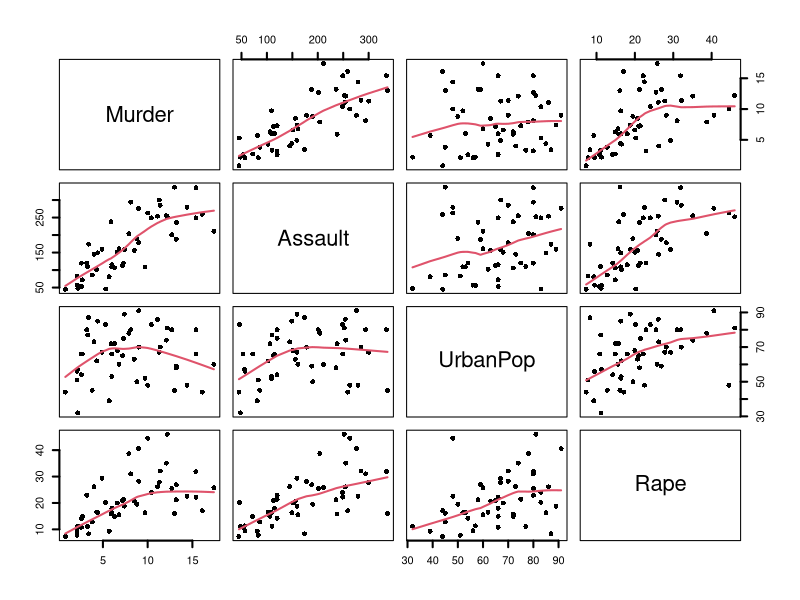
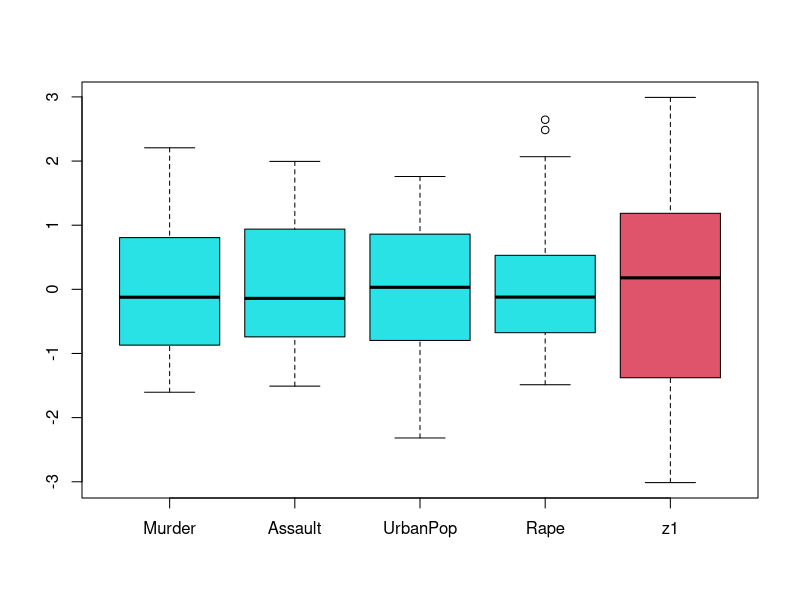
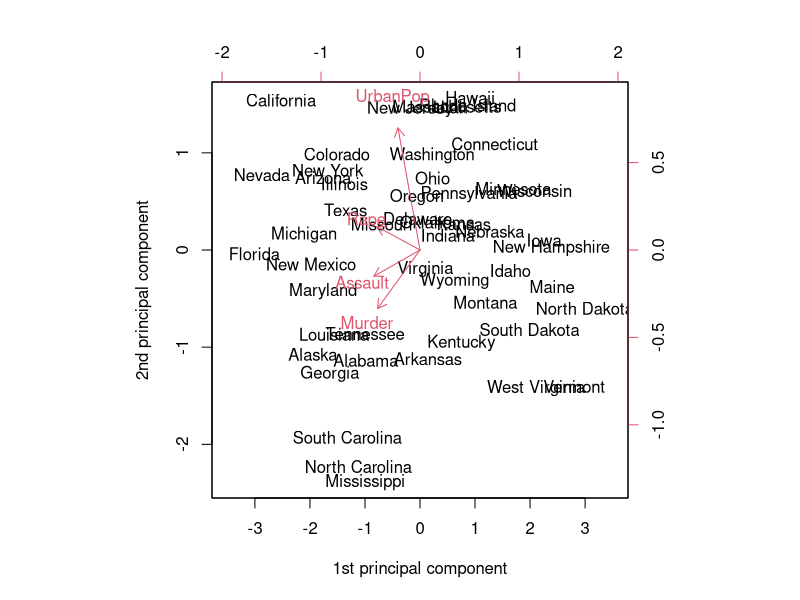
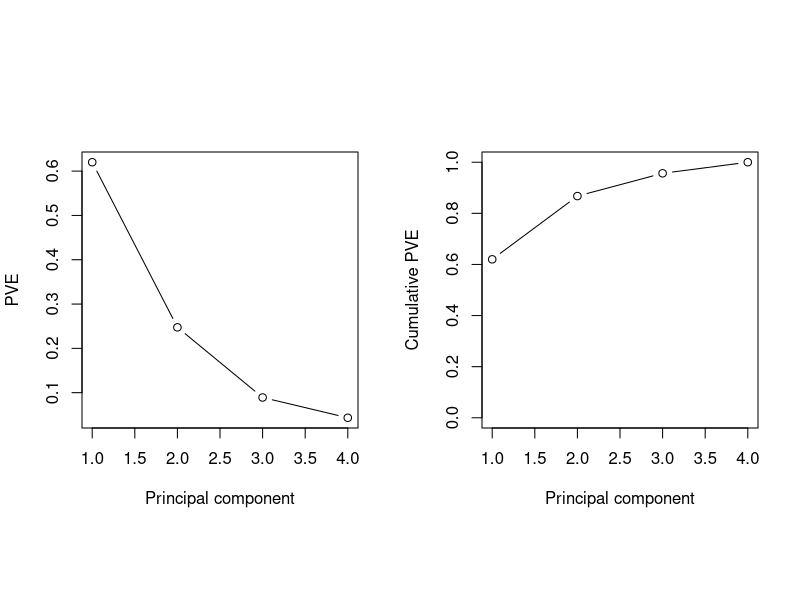
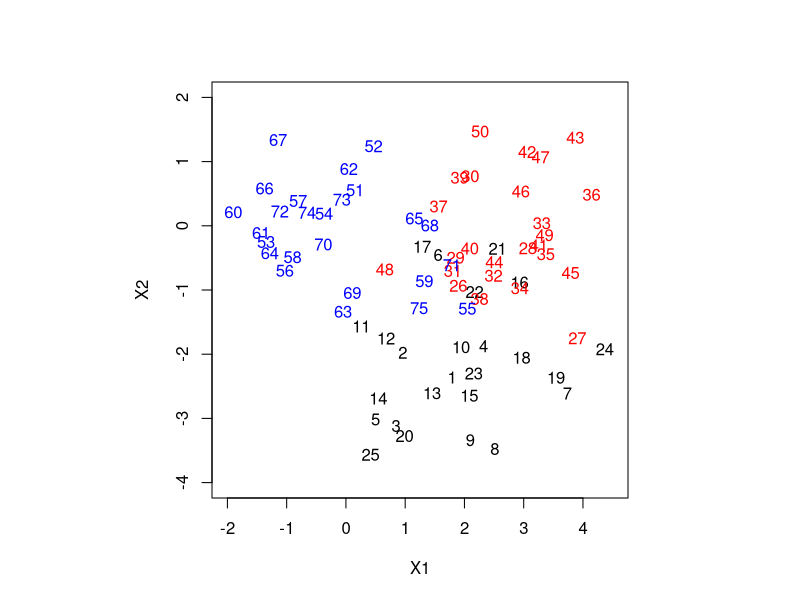
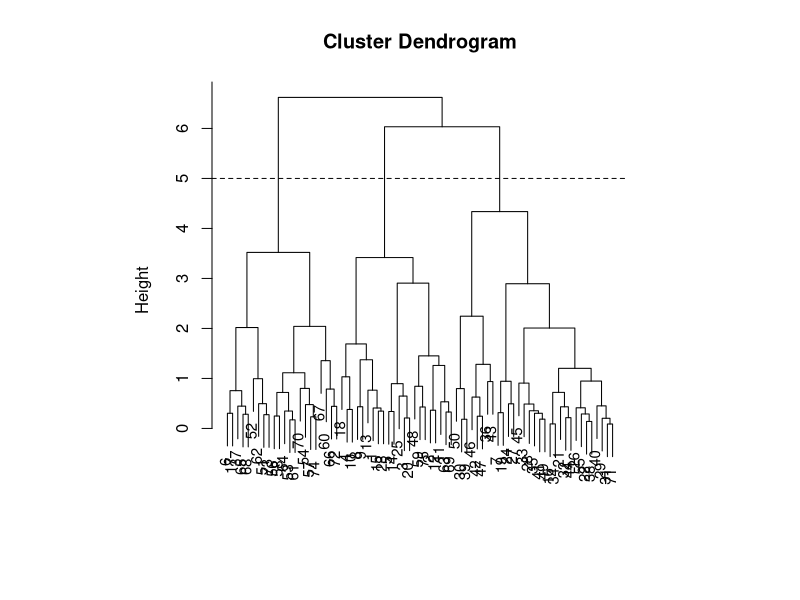
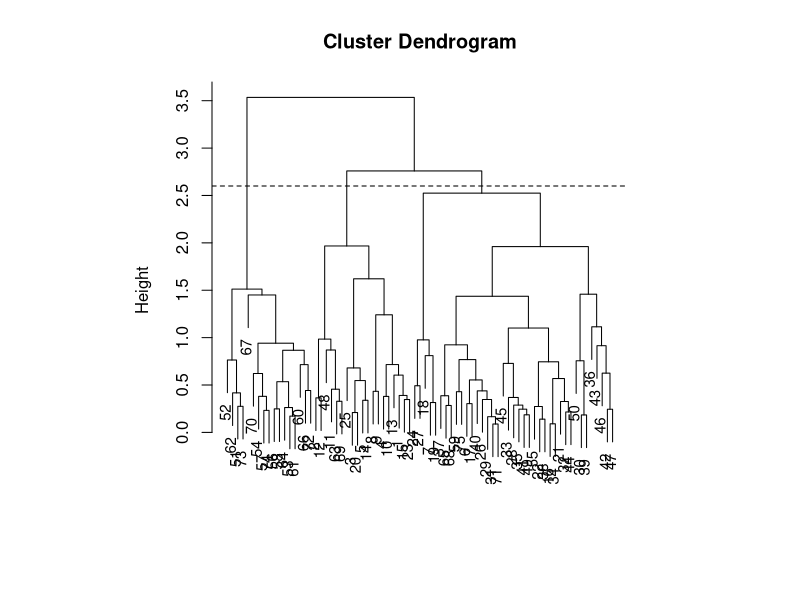
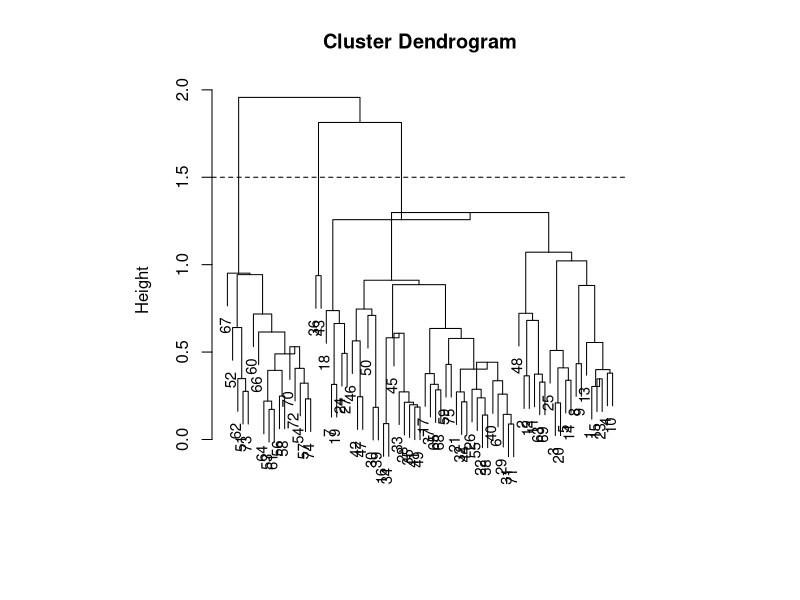

Write the R code that produced these figures, in order.
## ---- chunk 1
knitr::opts_chunk$set(echo = TRUE)
## ---- chunk 2
## Install the packages "MASS", "cluster"  ##

# install.packages("MASS")
# install.packages("cluster")
## ---- chunk 3
str(USArrests)
summary(USArrests)
## ---- chunk 4
pairs(USArrests, panel = panel.smooth, pch=16, lwd=2)
## ---- chunk 5
          
obj <- princomp(USArrests, # nota: potrei anche specificarlo come ogg formula con ~ (senza l'y) 
                cor=TRUE)  # voglio le variabili standardizzate
obj

## ---- chunk 6
obj$loadings
## ---- chunk 7
z1 <- -obj$scores[,1] # the sign of the scores is modified
boxplot(cbind(scale(USArrests), z1), col=c(rep(5,4),2))
## ---- chunk 8
phi1<--obj$loadings[,1] # the sign of the loadings is modified
phi1 # 1st principal component loadings
phi2<--obj$loadings[,2] # the sign of the loadings is modified
phi2 # 2nd principal component loadings
## ---- chunk 9
obj$loadings<--obj$loadings # the sign of the loadings is modified
obj$scores<--obj$scores # the sign of the scores is modified
biplot(obj, xlab="1st principal component", ylab="2nd principal component", 
       xlim=c(-3.5,3.5), col=c(1,2), scale=0)
## ---- chunk 10
par(mfrow=c(1,2), pty="s")
plot(obj$sdev^2/4 # proporzione di varianza spiegata 
     , xlab="Principal component", ylab="PVE", type='b')

# v. cumulata
plot(cumsum(obj$sdev^2)/4, 
     xlab="Principal component", ylab="Cumulative PVE", 
     ylim=c(0,1), type='b')
par(mfrow=c(1,1))
## ---- chunk 11
set.seed(25)
x<-matrix(rnorm(75*2), ncol=2)
x[1:25,1]<-x[1:25,1]+2
x[1:25,2]<-x[1:25,2]-2
x[26:50,1]<-x[26:50,1]+3
plot(x[1:25,1], x[1:25,2], xlim=c(-2,4.5), ylim=c(-4,2), type='n', xlab='X1',
     ylab='X2')
text(x[1:25,1], x[1:25,2])
text(x[26:50,1], x[26:50,2],labels = seq(26,50,1),col='red')
text(x[51:75,1], x[51:75,2],labels = seq(51,75,1),col='blue')
## ---- chunk 12
hc.complete<-hclust(dist(x), method="complete")
plot(hc.complete, xlab="", sub="", cex=.9) 
abline(5,0,lty=2)
# plot(hc.complete, hang=-1, xlab="", sub="", cex=.9) 
# abline(5,0,lty=2)
## ---- chunk 13
cutree(hc.complete, 3)

## ---- chunk 14
hc.average<-hclust(dist(x), method="average")
plot(hc.average, xlab="", sub="", cex=.9) 
abline(2.6,0,lty=2)
cutree(hc.average, 3)
## ---- chunk 15
hc.centroid<-hclust(dist(x), method="centroid")
plot(hc.centroid, xlab="", sub="", cex=.9) 
abline(1.5,0,lty=2)
cutree(hc.centroid, 3)
## ---- chunk 16
set.seed(5)
km3<-kmeans(x, 3, nstart =20)
km3
## ---- chunk 17
plot(x[1:25,1], x[1:25,2], xlim=c(-2,4.5), ylim=c(-4,2), type='n', 
     xlab='X1', ylab='X2')
text(x[which(km3$cluster==1),1], x[which(km3$cluster==1),2],
     labels = which(km3$cluster==1))
text(x[which(km3$cluster==2),1], x[which(km3$cluster==2),2],
     labels = which(km3$cluster==2),col='red')
text(x[which(km3$cluster==3),1], x[which(km3$cluster==3),2],
     labels = which(km3$cluster==3),col='blue')
points(km3$centers[1,1], km3$centers[1,2], pch=19, cex=1.5)
points(km3$centers[2,1], km3$centers[2,2], pch=19, col='red', cex=1.3)
points(km3$centers[3,1], km3$centers[3,2], pch=19, col='blue', cex=1.3)
## ---- chunk 18
library(cluster)
me3<-pam(x, 3)
me3
## ---- chunk 19
plot(x[1:25,1], x[1:25,2], xlim=c(-2,4.5), ylim=c(-4,2),type='n', 
     xlab='X1', ylab='X2')
text(x[which(me3$cluster==1),1], x[which(me3$cluster==1),2],
     labels = which(me3$cluster==1))
text(x[which(me3$cluster==2),1], x[which(me3$cluster==2),2],
     labels = which(me3$cluster==2), col='red')
text(x[which(me3$cluster==3),1], x[which(me3$cluster==3),2],
     labels = which(me3$cluster==3), col='blue')
points(x[1,1], x[1,2], pch=21, cex=3, lwd=2)
points(x[21,1], x[21,2], pch=21, cex=3, col='red', lwd=2)
points(x[74,1], x[74,2], pch=21, cex=3, col='blue', lwd=2)
## ---- chunk 20
data(swiss)
str(swiss)
swiss.x <- as.matrix(swiss[, -1]) # new data matrix without Fertility
pairs(swiss.x, panel = panel.smooth, pch=16, lwd=2)
## ---- chunk 21
h <- hclust(dist(swiss.x), method = "single")
plot(h,cex=.8, xlab=' ',sub=' ', main=' ')
rect.hclust(h, k=3, border='red')
## ---- chunk 22
library(cluster)
h1<-diana(swiss.x)
pltree(h1, cex=.8,xlab=' ',sub=' ', main=' ')
rect.hclust(h1, k=3, border='red')
## ---- chunk 23
h2 <- hclust(dist(swiss.x), method = "average")
initial <- tapply(swiss.x, list(rep(cutree(h2,3), ncol(swiss.x)), 
                    col(swiss.x)), mean)
dimnames(initial) <- list(NULL, dimnames(swiss.x)[[2]])
initial
## ---- chunk 24
h3<-kmeans(swiss.x,centers=initial)
h3
## ---- chunk 25
swiss.pca <- prcomp(swiss.x)
swiss.px <- predict(swiss.pca)
swiss.centers <- predict(swiss.pca, h3$centers)
plot(swiss.px[, 1:2], type = "n", xlab = "1st principal component",
     ylab = "2nd principal component")
text(swiss.px[which(h3$cluster==1), 1:2], 
     labels = h3$cluster[which(h3$cluster==1)])
text(swiss.px[which(h3$cluster==2), 1:2], 
     labels = h3$cluster[which(h3$cluster==2)], col='red')
text(swiss.px[which(h3$cluster==3), 1:2], 
     labels = h3$cluster[which(h3$cluster==3)], col='blue')
points(swiss.centers[1,1], swiss.centers[1,2], pch=19, lwd=2)
points(swiss.centers[2,1], swiss.centers[2,2], pch=19, lwd=2, col='red')
points(swiss.centers[3,1], swiss.centers[3,2], pch=19, lwd=2, col='blue')
## ---- chunk 26
set.seed(5)
h4<-kmeans(swiss.x,3,nstart=20)
swiss.centers <- predict(swiss.pca, h4$centers)
plot(swiss.px[, 1:2], type = "n", xlab = "1st principal component",
     ylab = "2nd principal component")
text(swiss.px[which(h4$cluster==1), 1:2], 
     labels = h4$cluster[which(h4$cluster==1)])
text(swiss.px[which(h4$cluster==2), 1:2], 
     labels = h4$cluster[which(h4$cluster==2)]+1,col='blue')
text(swiss.px[which(h4$cluster==3), 1:2], 
     labels = h4$cluster[which(h4$cluster==3)]-1, col='red')
points(swiss.centers[1,1], swiss.centers[1,2], pch=19, lwd=2)
points(swiss.centers[2,1], swiss.centers[2,2], pch=19, lwd=2, col='blue')
points(swiss.centers[3,1], swiss.centers[3,2], pch=19, lwd=2, col='red')
## ---- chunk 27
h5 <- pam(swiss.x,3)
h5
swiss.medoids <- predict(swiss.pca, h5$medoids)
plot(swiss.px[, 1:2], type = "n", xlab = "1st principal component", 
     ylab = "2nd principal component")
text(swiss.px[which(h5$cluster==3), 1:2], 
     labels = h5$cluster[which(h5$cluster==3)]-2)
text(swiss.px[which(h5$cluster==2), 1:2], 
     labels = h5$cluster[which(h5$cluster==2)], col='red')
text(swiss.px[which(h5$cluster==1), 1:2], 
     labels = h5$cluster[which(h5$cluster==1)]+2, col='blue')
points(swiss.medoids[3,1], swiss.medoids[3,2], pch=21, cex=3, lwd=2)
points(swiss.medoids[2,1], swiss.medoids[2,2], pch=21, cex=3, col='red', lwd=2)
points(swiss.medoids[1,1], swiss.medoids[1,2], pch=21, cex=3, col='blue', lwd=2)
## ---- chunk 28
swiss.x <- as.data.frame(swiss.x)
pairs(swiss.x, col = 1 + (swiss.x$Catholic > 50))
